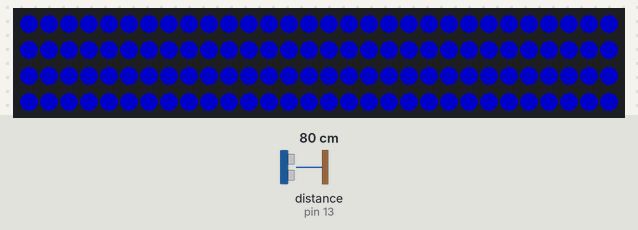
Bench run of a sketch on a simulated Arduino Uno, built with avr-gcc and run on an emulated ATmega328P. Shown: 120 RGB LEDs in strip order, left to right, continuing on the next row. Inputs (shaded band) come from the test bench; at power-on: distance to the obstacle (sensor on pin 13) 80 cm. Dim RGB values are drawn brighter than linear; what the sketch prints to the serial monitor is not drawn.

Above: at 1.4 s.
1.5 s: distance to the obstacle (sensor on pin 13) set to 120 cm
4.7 s: distance to the obstacle (sensor on pin 13) set to 2 cm
7.9 s: distance to the obstacle (sensor on pin 13) set to 4 cm
17.5 s: distance to the obstacle (sensor on pin 13) set to 299 cm
Timing chart, 0 to 20.5 s (numbered marks = the images above; inputs shaded):
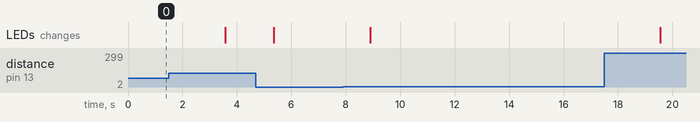

The sketch:

Distance-Brightness-Proof.ino
```cpp
#include <Ultrasonic.h>

// A basic everyday NeoPixel strip test program.

// NEOPIXEL BEST PRACTICES for most reliable operation:
// - Add 1000 uF CAPACITOR between NeoPixel strip's + and - connections.
// - MINIMIZE WIRING LENGTH between microcontroller board and first pixel.
// - NeoPixel strip's DATA-IN should pass through a 300-500 OHM RESISTOR.
// - AVOID connecting NeoPixels on a LIVE CIRCUIT. If you must, ALWAYS
//   connect GROUND (-) first, then +, then data.
// - When using a 3.3V microcontroller with a 5V-powered NeoPixel strip,
//   a LOGIC-LEVEL CONVERTER on the data line is STRONGLY RECOMMENDED.
// (Skipping these may work OK on your workbench but can fail in the field)

#include <Adafruit_NeoPixel.h>
#ifdef __AVR__
 #include <avr/power.h> // Required for 16 MHz Adafruit Trinket
#endif

// Which pin on the Arduino is connected to the NeoPixels?
// On a Trinket or Gemma we suggest changing this to 1:
#define LED_PIN    6

// How many NeoPixels are attached to the Arduino?
#define LED_COUNT 120

// Declare our NeoPixel strip object:
Adafruit_NeoPixel strip(LED_COUNT, LED_PIN, NEO_GRB + NEO_KHZ800);
// Argument 1 = Number of pixels in NeoPixel strip
// Argument 2 = Arduino pin number (most are valid)
// Argument 3 = Pixel type flags, add together as needed:
//   NEO_KHZ800  800 KHz bitstream (most NeoPixel products w/WS2812 LEDs)
//   NEO_KHZ400  400 KHz (classic 'v1' (not v2) FLORA pixels, WS2811 drivers)
//   NEO_GRB     Pixels are wired for GRB bitstream (most NeoPixel products)
//   NEO_RGB     Pixels are wired for RGB bitstream (v1 FLORA pixels, not v2)
//   NEO_RGBW    Pixels are wired for RGBW bitstream (NeoPixel RGBW products)


// setup() function -- runs once at startup --------------------------------

int distance;

Ultrasonic ultrasonic(12, 13);

void setup() {

  strip.begin();           // INITIALIZE NeoPixel strip object (REQUIRED)
  strip.show(); // Turn OFF all pixels ASAP
  Serial.begin(9600);
}

void loop() {
  // Fill along the length of the strip in various colors...

  distance = ultrasonic.read();
  Serial.println(distance);
  strip.setBrightness(map(distance, 0, 50, 255, 0));

  colorWipe(strip.Color(255,   0,   0)); // Red

  distance = ultrasonic.read();
  Serial.println(distance);

  strip.setBrightness(map(distance, 0, 50, 255, 0));

  colorWipe(strip.Color(  0, 255,   0)); // Green

  distance = ultrasonic.read();
  Serial.println(distance);
  strip.setBrightness(map(distance, 0, 50, 255, 0));

  colorWipe(strip.Color(  0,   0, 255)); // Blue

}

void colorWipe(uint32_t color) {
  for(int i=0; i<strip.numPixels(); i++) { // For each pixel in strip...
    strip.setPixelColor(i, color);         //  Set pixel's color (in RAM)
    strip.show();                          //  Update strip to match
  }
}
```
